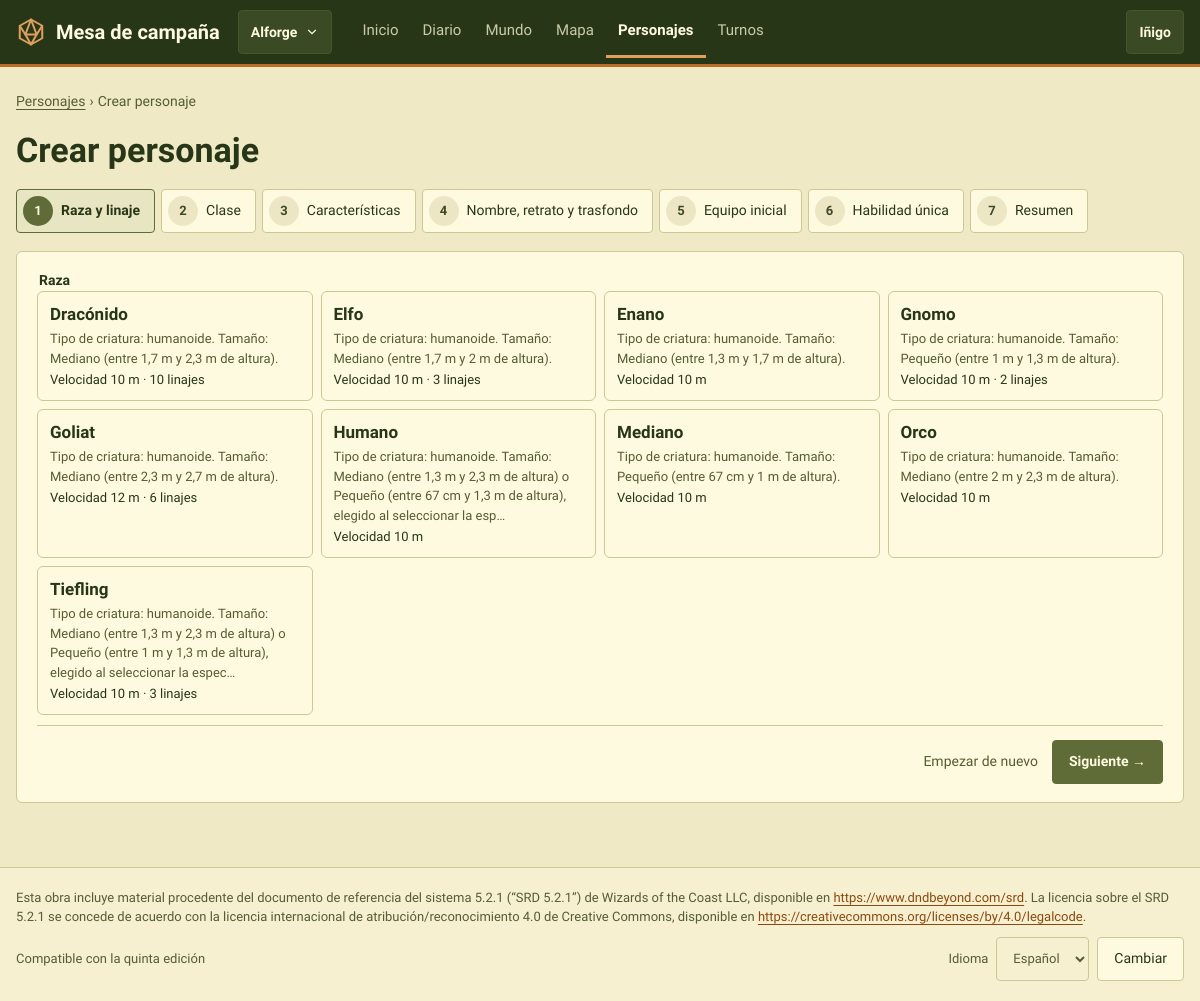
/c/3/personajes/crear/ (signed in), run on the app's committed database.
### CampaignManager/models.py (models this page shows, shortened)
class Campaign(models.Model):
    class Status(models.TextChoices):
        ACTIVA = "activa", "Activa"
        PAUSADA = "pausada", "Pausada"
        TERMINADA = "terminada", "Terminada"
    name = models.CharField(max_length=100)
    description = models.TextField(blank=True)
    start_date = models.DateField()
    status = models.CharField(max_length=10, choices=Status.choices, default=Status.ACTIVA)
    cover = models.ImageField(upload_to="portadas/", blank=True)
    notice = models.TextField(blank=True, help_text="«Aviso del máster» on the home page")
    world_day = models.CharField(max_length=100, blank=True, help_text="Day in the world, e.g. «3 de Brumario»")
    world_year = models.CharField(max_length=100, blank=True)
    masters = models.ManyToManyField(User, related_name="dm_campaigns")
    players = models.ManyToManyField(User, related_name="player_campaigns", blank=True)
    class Meta:
        ordering = ["name"]
        indexes = [models.Index(fields=["status"])]
    def _role(self, user):
        if not user.is_authenticated:
            return None
        cache = self.__dict__.setdefault("_roles", {})
        if user.pk not in cache:
            if self.masters.filter(pk=user.pk).exists():
                cache[user.pk] = "master"
            elif self.players.filter(pk=user.pk).exists():
                cache[user.pk] = "player"
            else:
                cache[user.pk] = None
        return cache[user.pk]
    def is_master(self, user):
        return self._role(user) == "master"
    def is_member(self, user):
        return self._role(user) is not None

class User(AbstractUser):
    pass

class Race(models.Model):
    name = models.CharField(max_length=100)
    description = models.TextField(blank=True)
    speed = models.IntegerField(help_text="In meters")
    abilities = models.ManyToManyField("Ability", through="RaceAbility")

### CampaignManager/views_characters.py (the view, shortened to what this page needs)
@campaign_member
def creator(request, campaign):
    key = f"creador:{campaign.pk}"
    draft = request.session.get(key) or _new_draft()
    try:
        step = rules.clamp(int(request.POST.get("paso", request.GET.get("paso", 0))), 0, LAST_STEP)
    except ValueError:
        step = 0
    is_master = campaign.is_master(request.user)
    going = request.POST.get("ir")
    form = None
    if request.method == "POST" and going == "empezar":
        request.session[key] = _new_draft()
        return redirect(_step_url(campaign, 0))
    if step < LAST_STEP:
        form_class = STEP_FORMS[step]
        kwargs = {"campaign": campaign, "is_master": is_master} if form_class is IdentityStepForm else {}
        if request.method == "POST":
            form = form_class(request.POST, request.FILES, **kwargs)
            if form.is_valid():
                _store(draft, step, form)
            if form.is_valid() or going == "atras":
                request.session[key] = draft
                return redirect(_step_url(campaign, step - 1 if going == "atras" else step + 1))
        else:
            form = form_class(initial=_initial(draft, step), **kwargs)
    request.session[key] = draft
    return render(request, "creator.html", _creator_context(request, campaign, draft, step, form, is_master))

### CampaignManager/forms.py (shortened to what this page needs)
class RaceStepForm(forms.Form):
    race = forms.ModelChoiceField(Race.objects.order_by("name"), label="Raza", widget=forms.RadioSelect,
                                  error_messages={"required": "Elige una raza."})
    subrace = forms.ModelChoiceField(Subrace.objects.order_by("name"), label="Linaje", required=False, widget=forms.RadioSelect)

### CampaignManager/campaign_models.py (called while the page is built)
    def visible_for(self, user, campaign):
        qs = self.filter(scene__campaign=campaign)
        if campaign.is_master(user):
            return qs
        return qs.filter(
            models.Q(whisper_to__isnull=True) | models.Q(author=user) | models.Q(whisper_to__player=user)
        )

### CampaignManager/permissions.py (called while the page is built)
def get_campaign_for(user, campaign_id):
    campaign = get_object_or_404(Campaign, pk=campaign_id)
    if not campaign.is_member(user):
        raise Http404("No es una de tus campañas.")
    return campaign

def user_campaigns(user):
    if not user.is_authenticated:
        return Campaign.objects.none()
    return Campaign.objects.filter(Q(masters=user) | Q(players=user)).distinct()

def campaign_member(view):
    @wraps(view)
    def wrapper(request, campaign_id, *args, **kwargs):
        if not request.user.is_authenticated:
            from django.contrib.auth.views import redirect_to_login
            return redirect_to_login(request.get_full_path())
        campaign = get_campaign_for(request.user, campaign_id)
        request.campaign = campaign
        request.is_master = campaign.is_master(request.user)
        return view(request, campaign, *args, **kwargs)
    return wrapper

### CampaignManager/rules.py (called while the page is built)
def ability_modifier(score):
    return (score - 10) // 2

def point_buy_spent(scores):
    return sum(POINT_BUY_COST[score] for score in scores)

def clamp(value, low, high):
    return max(low, min(high, value))

### CampaignManager/services.py (called while the page is built)
def scenes_awaiting(user, campaign, is_master):
    visible = Post.objects.visible_for(user, campaign)
    last_id = visible.filter(scene=OuterRef("pk")).order_by("-created_at", "-id").values("id")[:1]
    scenes = Scene.objects.filter(campaign=campaign, is_open=True).annotate(last_post_id=Subquery(last_id))
    if not is_master:
        scenes = scenes.filter(participants__player=user).distinct()
    scenes = [scene for scene in scenes if scene.last_post_id]
    posts = Post.objects.select_related("author", "as_character").in_bulk([scene.last_post_id for scene in scenes])
    return [(scene, posts[scene.last_post_id]) for scene in scenes if posts[scene.last_post_id].author_id != user.pk]

### CampaignManager/wiki.py (called while the page is built)
def plain(text):
    return LINK.sub(r"\1", text or "")

### CampaignManager/templates/creator.html (shortened to what this page needs)
{% extends "base.html" %}
{% load i18n mesa %}
{% block content %}
<section class="pila" aria-labelledby="h-creador">
    <nav class="migas" aria-label="{% translate 'Ruta' %}"><a href="{% url 'characters' campaign.pk %}">{% translate "Personajes" %}</a> <span aria-hidden="true">›</span> <span>{% translate "Crear personaje" %}</span></nav>
    <h1 id="h-creador">{% translate "Crear personaje" %}</h1>
    <ol class="pasos" aria-label="{% translate 'Pasos' %}">
        {% for s in steps %}
        <li>{% if s.current %}<span aria-current="step"><b>{{ s.n|add:1 }}</b>{% translate s.label %}</span>{% else %}<a href="?paso={{ s.n }}"><b>{{ s.n|add:1 }}</b>{% translate s.label %}</a>{% endif %}</li>
        {% endfor %}
    </ol>
    <form method="post" enctype="multipart/form-data" class="tarjeta pila" novalidate>{% csrf_token %}
        {% if step == 0 %}
        <fieldset class="pila-s" style="border:0;padding:0;margin:0">
            <legend class="etiqueta">{% translate "Raza" %}</legend>
            <div class="rejilla-s" style="grid-template-columns:repeat(auto-fill,minmax(min(240px,100%),1fr))">
                {% for r in races %}
                <label class="eleccion"><input type="radio" name="race" value="{{ r.race.pk }}"{% if r.checked %} checked{% endif %} data-raza>
                    <strong>{{ r.race.name }}</strong>
                    <span class="pequeno atenuado">{{ r.race.description|plain|truncatechars:150 }}</span>
                    <span class="pequeno">{% translate "Velocidad" %} {{ r.race.speed }} m{% if r.subraces %} · {% blocktranslate count n=r.subraces|length %}{{ n }} linaje{% plural %}{{ n }} linajes{% endblocktranslate %}{% endif %}</span>
                </label>
                {% endfor %}
            </div>
        </fieldset>
        {% endif %}
        <div class="fila-s" style="flex-direction:row-reverse;justify-content:space-between;border-top:1px solid var(--line);padding-top:14px">
            <span class="fila-s" style="flex-direction:row-reverse">
                {% if step < last_step %}<button class="btn btn-principal" name="ir" value="siguiente">{% translate "Siguiente" %} →</button>
                {% else %}<button class="btn btn-principal" name="ir" value="enviar"{% if problems %} disabled{% endif %}>{% if is_master %}{% translate "Crear personaje" %}{% else %}{% translate "Enviar al máster" %}{% endif %}</button>{% endif %}
                <button class="btn btn-texto" name="ir" value="empezar">{% translate "Empezar de nuevo" %}</button>
            </span>
        </div>
    </form>
</section>
{% endblock %}

### CampaignManager/templates/base.html (shortened to what this page needs)
{% load static i18n mesa %}<!DOCTYPE html>
{% get_current_language as LANGUAGE_CODE %}
<html lang="{{ LANGUAGE_CODE }}">
<head>
    <link rel="stylesheet" href="{% asset 'css/mesa.css' %}">
</head>
<body>
<header class="cabecera">
    <div class="cabecera-inner">
        <a class="marca" href="{% url 'start' %}">
            <svg width="30" height="30" viewBox="0 0 24 24" fill="none" stroke="#DDA15E" stroke-width="1.6" stroke-linejoin="round" aria-hidden="true"><path d="M12 2 21 7v10l-9 5-9-5V7z"></path><path d="M12 2 7.5 14h9z"></path><path d="M3 7l4.5 7M21 7l-4.5 7M7.5 14 12 22l4.5-8"></path></svg>
            <span>Mesa de campaña</span>
        </a>
        {% if user.is_authenticated and nav_campaigns %}
        <details class="desplegable">
            <summary aria-label="{% translate 'Cambiar de campaña' %}">{% if nav_campaign %}{{ nav_campaign.name }}{% else %}{% translate "Tus campañas" %}{% endif %}
                <svg width="14" height="14" viewBox="0 0 24 24" fill="none" stroke="currentColor" stroke-width="2" stroke-linecap="round" aria-hidden="true"><path d="M6 9l6 6 6-6"></path></svg></summary>
        </details>
        {% endif %}
        {% if nav_items %}
        <nav id="nav-secciones" class="nav" aria-label="{% translate 'Secciones de la campaña' %}">
            {% for item in nav_items %}
            <a href="{{ item.url }}" {% if item.current %}aria-current="page"{% endif %}>{{ item.label }}{% if item.badge %} <span class="insignia">{{ item.badge }}</span>{% endif %}</a>
            {% endfor %}
        </nav>
        {% else %}
        <span style="margin-right:auto"></span>
        {% endif %}
        {% if user.is_authenticated %}
        <details class="desplegable">
            <summary>{{ user.get_short_name|default:user.username }}</summary>
        </details>
        {% endif %}
    </div>
</header>
<main id="principal" class="contenido">
    {% block content %}{% endblock %}
</main>
<footer class="pie">
    <div class="pie-inner">
        <p lang="es">Esta obra incluye material procedente del documento de referencia del sistema 5.2.1 (“SRD 5.2.1”) de Wizards of the Coast LLC, disponible en <a href="https://www.dndbeyond.com/srd">https://www.dndbeyond.com/srd</a>. La licencia sobre el SRD 5.2.1 se concede de acuerdo con la licencia internacional de atribución/reconocimiento 4.0 de Creative Commons, disponible en <a href="https://creativecommons.org/licenses/by/4.0/legalcode">https://creativecommons.org/licenses/by/4.0/legalcode</a>.</p>
        <div class="fila-s" style="justify-content:space-between">
            <span>{% translate "Compatible con la quinta edición" %}</span>
            <form action="{% url 'set_language' %}" method="post" class="fila-s">
                <label for="idioma">{% translate "Idioma" %}</label>
                <select id="idioma" name="language" class="entrada" style="width:auto">
                    {% get_available_languages as LANGUAGES %}
                    {% for code, name in LANGUAGES %}<option value="{{ code }}" {% if code == LANGUAGE_CODE %}selected{% endif %}>{{ name }}</option>{% endfor %}
                </select>
                <button type="submit" class="btn">{% translate "Cambiar" %}</button>
            </form>
        </div>
    </div>
</footer>
</body>
</html>

### data on the page
Campaign: name "Alforge"
User: get_short_name "Iñigo"
Race: race.name "Dracónido", race.description|plain "Tipo de criatura: humanoide. Tamaño: Mediano (entre 1,7 m y 2,3 m de altura).", race.speed "10"
Race: race.name "Elfo", race.description|plain "Tipo de criatura: humanoide. Tamaño: Mediano (entre 1,7 m y 2 m de altura).", race.speed "10"
Race: race.name "Enano", race.description|plain "Tipo de criatura: humanoide. Tamaño: Mediano (entre 1,3 m y 1,7 m de altura).", race.speed "10"
Race: race.name "Gnomo", race.description|plain "Tipo de criatura: humanoide. Tamaño: Pequeño (entre 1 m y 1,3 m de altura).", race.speed "10"
Race: race.name "Goliat", race.description|plain "Tipo de criatura: humanoide. Tamaño: Mediano (entre 2,3 m y 2,7 m de altura).", race.speed "12"
Race: race.name "Humano", race.description|plain "Tipo de criatura: humanoide. Tamaño: Mediano (entre 1,3 m y 2,3 m de altura) o Pequeño (entre 67 cm y 1,3 m de altura), elegido al seleccionar la esp…", race.speed "10"
Race: race.name "Mediano", race.description|plain "Tipo de criatura: humanoide. Tamaño: Pequeño (entre 67 cm y 1 m de altura).", race.speed "10"
Race: race.name "Orco", race.description|plain "Tipo de criatura: humanoide. Tamaño: Mediano (entre 2 m y 2,3 m de altura).", race.speed "10"
Race: race.name "Tiefling", race.description|plain "Tipo de criatura: humanoide. Tamaño: Mediano (entre 1,3 m y 2,3 m de altura) o Pequeño (entre 1 m y 1,3 m de altura), elegido al seleccionar la espec…", race.speed "10"

### other printed values
{{ item.label }} "Inicio" "Diario" "Mundo" "Mapa" "Personajes" "Turnos"
{{ s.n|add:1 }} "1"
{{ s.n|add:1 }} "2" "3" "4" "5" "6" "7"
form field language "Español"
